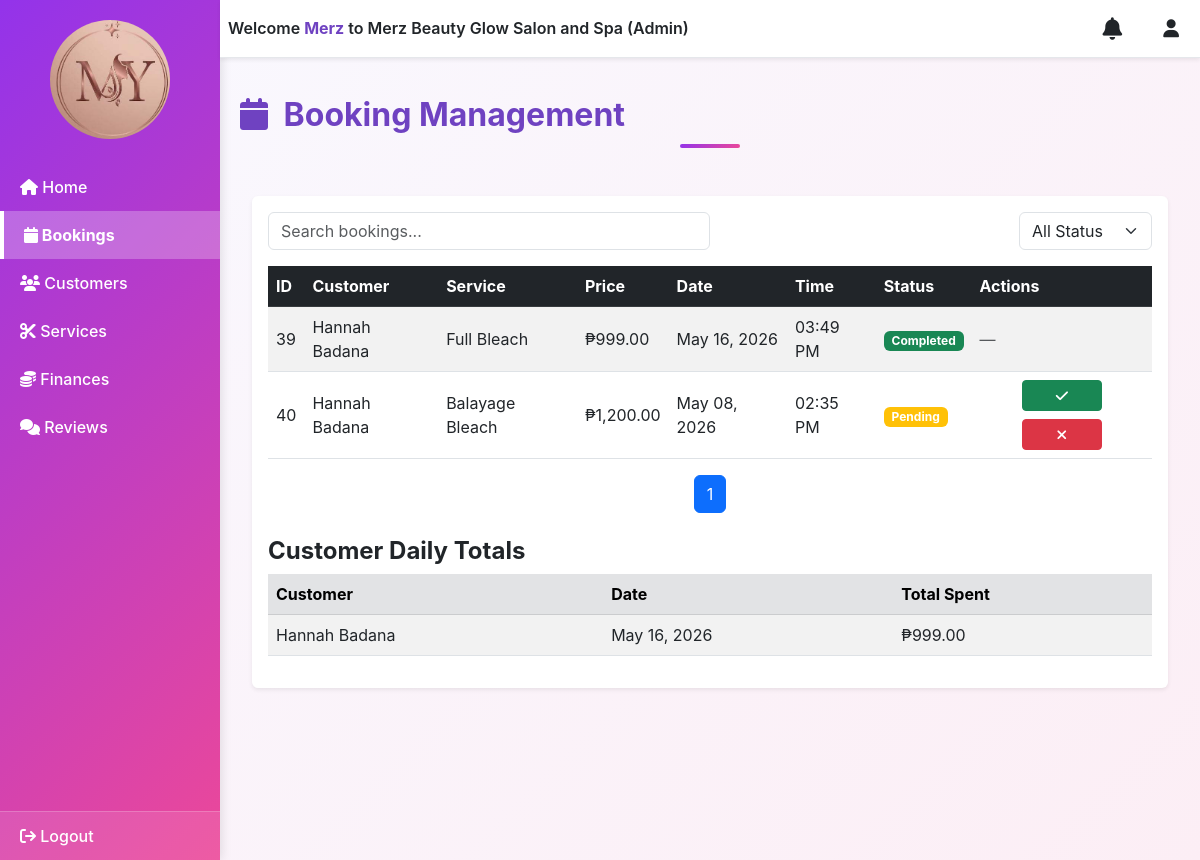
Screenshot of /admin/admin_dashboard.php?page=bookings (signed in) with the database file from the repository.
### tables this page shows
CREATE TABLE `bookings` (
  `id` int(11) NOT NULL,
  `customer_id` int(11) NOT NULL,
  `service_id` int(11) NOT NULL,
  `booking_date` date NOT NULL,
  `booking_time` time NOT NULL,
  `status` enum('Pending','Confirmed','Completed','Cancelled') DEFAULT 'Pending',
  `created_at` timestamp NOT NULL DEFAULT current_timestamp()
);

CREATE TABLE `customers` (
  `id` int(11) NOT NULL,
  `full_name` varchar(100) NOT NULL,
  `email` varchar(100) NOT NULL,
  `password` varchar(255) NOT NULL,
  `phone` varchar(20) DEFAULT NULL,
  `profile_pic` varchar(255) DEFAULT NULL,
  `created_at` timestamp NOT NULL DEFAULT current_timestamp(),
  `reset_code` varchar(10) DEFAULT NULL
);

CREATE TABLE `services` (
  `id` int(11) NOT NULL,
  `category_id` int(11) NOT NULL,
  `service_name` varchar(100) NOT NULL,
  `description` text DEFAULT NULL,
  `price` decimal(10,2) NOT NULL,
  `duration` int(11) DEFAULT NULL CHECK (`duration` > 0),
  `status` enum('Active','Inactive') DEFAULT 'Active'
);

### admin/bookings.php (the view, shortened to what this page needs)
<?php
require_once __DIR__ . "/../includes/db.php";
$stmt = $conn->query("
    SELECT b.id, c.full_name, s.service_name, s.price, b.booking_date, b.booking_time, b.status
    FROM bookings b
    LEFT JOIN customers c ON c.id = b.customer_id
    LEFT JOIN services s ON s.id = b.service_id
    ORDER BY b.booking_date DESC, b.booking_time DESC
");
$bookings = $stmt ? $stmt->fetchAll(PDO::FETCH_ASSOC) : [];
$stmt = $conn->query("
    SELECT c.full_name, DATE(b.booking_date) AS booking_day, SUM(s.price) AS total_spent
    FROM bookings b
    LEFT JOIN customers c ON c.id = b.customer_id
    LEFT JOIN services s ON s.id = b.service_id
    WHERE b.status = 'Completed'
    GROUP BY c.id, booking_day
    ORDER BY booking_day DESC, c.full_name ASC
");
$totals = $stmt ? $stmt->fetchAll(PDO::FETCH_ASSOC) : [];
?>
<body class="bg-light">
  <h3 class="section-title mb-4"><i class="fa fa-calendar me-2"></i> Booking Management</h3>
<div class="container-fluid py-4">
  <div class="card shadow-sm border-0">
    <div class="card-body">
      <div class="d-flex justify-content-between align-items-center mb-3">
        <input type="text" id="searchInput" class="form-control w-50" placeholder="Search bookings...">
        <select id="statusFilter" class="form-select w-auto ms-2">
          <option value="">All Status</option>
        </select>
      </div>
      <div class="table-responsive">
        <table id="bookingsTable" class="table table-hover table-striped align-middle rounded">
          <thead class="table-dark">
            <tr>
              <th>ID</th>
              <th>Customer</th>
              <th>Service</th>
              <th>Price</th>
              <th>Date</th>
              <th>Time</th>
              <th>Status</th>
              <th>Actions</th>
            </tr>
          </thead>
          <tbody>
            <?php foreach ($bookings as $b): ?>
              <tr>
                <td><?= $b['id'] ?></td>
                <td><?= htmlspecialchars($b['full_name']) ?></td>
                <td><?= htmlspecialchars($b['service_name']) ?></td>
                <td>₱<?= number_format($b['price'], 2) ?></td>
                <td><?= date("M d, Y", strtotime($b['booking_date'])) ?></td>
                <td><?= date("h:i A", strtotime($b['booking_time'])) ?></td>
                <td><span class="badge bg-<?= $b['status']=='Completed'?'success':($b['status']=='Cancelled'?'danger':'warning') ?>">
                  <?= $b['status'] ?></span></td>
                <td>
  <?php if ($b['status'] === 'Pending'): ?>
    <div class="d-flex flex-row flex-wrap gap-2 justify-content-center">
      <button class="btn btn-sm btn-success"
              data-bs-toggle="modal"
              data-bs-target="#confirmModal"
              data-id="<?= $b['id'] ?>"
              data-action="complete">
        <i class="fa fa-check"></i>
      </button>
      <button class="btn btn-sm btn-danger"
              data-bs-toggle="modal"
              data-bs-target="#confirmModal"
              data-id="<?= $b['id'] ?>"
              data-action="cancel">
        <i class="fa fa-times"></i>
      </button>
    </div>
  <?php else: ?>
    <span class="text-muted">—</span>
  <?php endif; ?>
</td>
              </tr>
            <?php endforeach; ?>
          </tbody>
        </table>
      </div>
      <nav>
        <ul id="pagination" class="pagination justify-content-center"></ul>
      </nav>
      <h4 class="fw-bold mt-4">Customer Daily Totals</h4>
      <table class="table table-striped align-middle">
        <thead class="table-secondary">
          <tr>
            <th>Customer</th>
            <th>Date</th>
            <th>Total Spent</th>
          </tr>
        </thead>
        <tbody>
          <?php foreach ($totals as $t): ?>
            <tr>
              <td><?= htmlspecialchars($t['full_name']) ?></td>
              <td><?= !empty($t['booking_day']) ? date("M d, Y", strtotime($t['booking_day'])) : '-' ?></td>
              <td>₱<?= number_format($t['total_spent'], 2) ?></td>
            </tr>
          <?php endforeach; ?>
        </tbody>
      </table>
    </div>
  </div>
</div>
</body>
</html>

### assets/css/style.css (style rules this page uses)
body { margin: 0; font-family: -apple-system, BlinkMacSystemFont, 'Segoe UI', Roboto, Arial, sans-serif; background: linear-gradient(135deg, #f5f0ff, #fce7f3, #dbeafe); min-height: 100vh; }
.section-title { font-size: 32px; font-weight: 700; color: #9333ea; position: relative; }
.section-title::after { content: ""; display: block; width: 60px; height: 4px; background: linear-gradient(135deg, #9333ea, #ec4899); margin: 10px auto 0; border-radius: 2px; }
.section-title { font-size: 2rem; font-weight: 700; color: #6f42c1; }
td .btn-sm { min-width: 80px; text-align: center; }

### admin/admin_dashboard.php (style rules this page uses)
body { background: linear-gradient(135deg, #f9f9ff, #fceef5); min-height: 100vh; }

### rows the page displays
bookings: id "39", customer.full_name "Hannah Badana", service.service_name "Full Bleach", service.price "999.00", booking_date "May 16, 2026", booking_time "03:49 PM", status "Completed"
bookings: id "40", customer.full_name "Hannah Badana", service.service_name "Balayage Bleach", service.price "1,200.00", booking_date "May 08, 2026", booking_time "02:35 PM", status "Pending"

### other values shown
$admin_name "Merz"
$t['full_name'] "Hannah Badana"
date("M d, Y", strtotime($t['booking_day'])) "May 16, 2026"
$t['total_spent'] "999.00"
